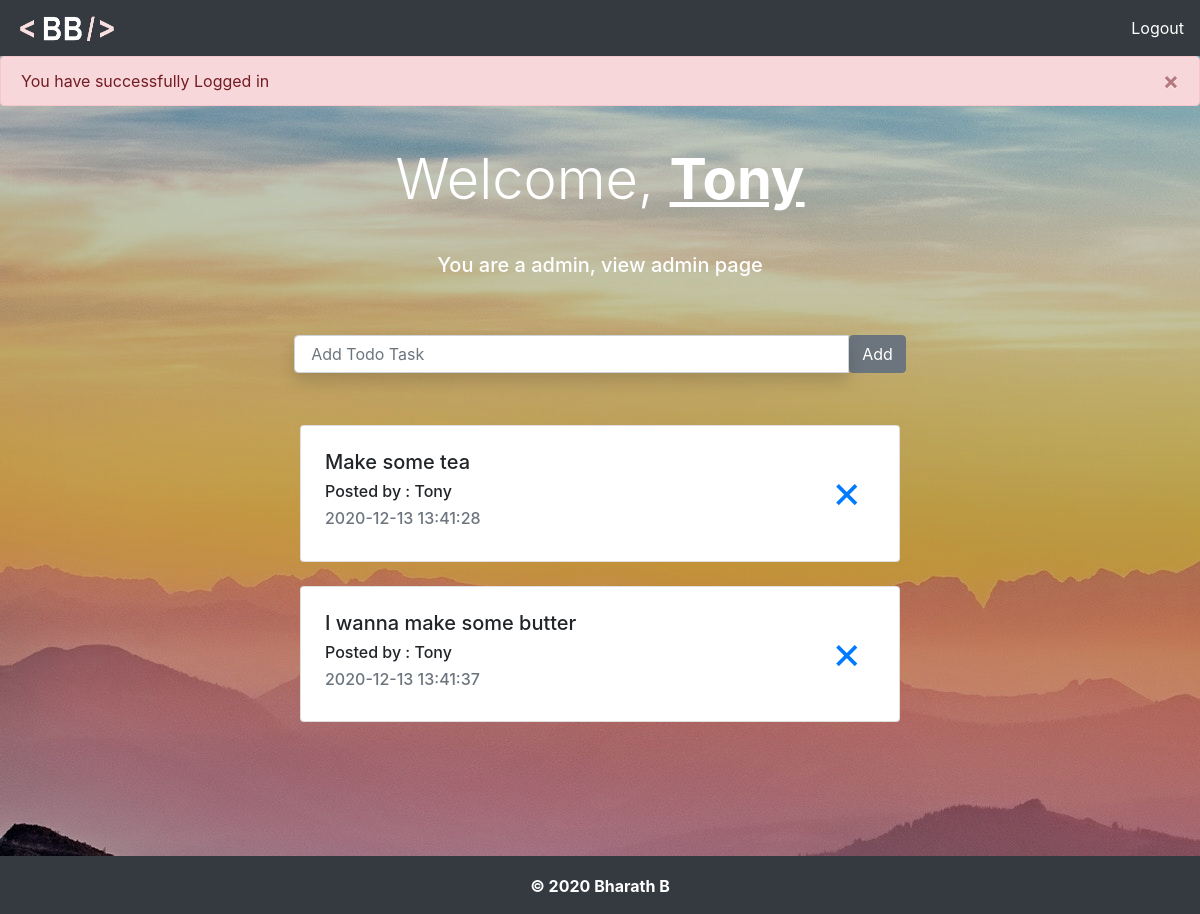
/user_home.php (signed in), run on the app's committed database.
### tables this page shows
CREATE TABLE `list` (
  `id` int(11) NOT NULL,
  `user_id` int(11) NOT NULL,
  `user_name` varchar(20) NOT NULL,
  `todo` varchar(50) NOT NULL,
  `created_at` timestamp NOT NULL DEFAULT current_timestamp()
);

### user_home.php (the view, shortened to what this page needs)
<?php
include "db.php";
?>
<!DOCTYPE html>
<html lang="en">
<head>
</head>
    <body>
        <?php include "navbar.php"; ?>
        <div class="main-content">
            <?php
                if(isset($_SESSION['success']))
                {
            ?>
                 <div class="alert alert-danger alert-dismissible fade show" role="alert">
                    <?php echo $_SESSION['success'] ?>
                    <button type="button" class="close" data-dismiss="alert" aria-label="Close">
                        <span aria-hidden="true">&times;</span>
                    </button>
                </div>
            <?php
                }
            ?>
            <div class="container pt-4">
                <p class="display-4 text-center text-white">Welcome, <u class="font-weight-bold"><?php echo $_SESSION['username'] ?></u></p><br>
                <?php
                    if($_SESSION['admin']==1){
                ?>
                <h5 class="text-center text-white">You are a admin, <a href="admin_home.php" class="text-white">view admin page</a></h5>
                <?php
                    }
                ?>
            </div>
            <div class="container">
                <form action="add_list.php" method="post">
                        <div class="input-group" id="add-list">
                            <input type="text" name="todo" class="form-control col-lg-6 shadow p-3 mb-5" placeholder="Add Todo Task" required>
                            <span class="input-group-btn">
                                <button class="btn btn-secondary" name="add_todo" type="submit">Add</button>
                            </span>
                        </div>
                    </form>
            </div>
            <?php
                if (isset($_GET['pageno'])) {
                    $pageno = $_GET['pageno'];
                } else {
                    $pageno = 1;
                }
                $id = $_SESSION['id'];
                $no_of_records_per_page = 4;
                $offset = ($pageno-1) * $no_of_records_per_page;
                $sql = "SELECT id, user_name, todo, created_at FROM list WHERE user_id=$id LIMIT $offset, $no_of_records_per_page";
                $res=$db->query($sql);
                if($res->num_rows>0){
                    while($row=$res->fetch_assoc()){
                        echo "<div class='card text center container col-6 mt-1 mb-4 p-4' id='login'>";
                        echo "<div class='card-bod'y id='login_content'>";
                        echo "<form action='remove_todo.php' method='post'>";
                        echo "<button class='btn btn-link float-right' type='submit' name='remove' style='font-size:46px;' aria-hidden='true'>&times;</button>";
                        echo "</form>";
                        echo "<h5>{$row["todo"]}</h5>";
                        echo "<h6>Posted by : {$row["user_name"]}</h6>";
                        echo "<h6 class='text-muted'>{$row["created_at"]}</h6>";
                        echo "</div>";
                        echo "</div>";
                    }
                }
                else{
                    echo "<div class='container text-center text-white'><h4>There no tasks to do, List is empty.</h4></div>";
                }
            ?>
        </div>
        <?php include('footer.php') ?>
    </body>
</html>

### user_home.php (style rules this page uses)
body { background-image: linear-gradient(rgba(0, 0, 0, 0.2), rgba(0, 0, 0, 0.2)),url('src/images/bg-4.jpg'); }
#add-list { padding-top: 50px; justify-content: center; }
.main-content { min-height: 100vh; }

### data on the page
list: todo "Make some tea", user_name "Tony", created_at "2020-12-13 13:41:28"
list: todo "I wanna make some butter", user_name "Tony", created_at "2020-12-13 13:41:37"

### other printed values
$_SESSION['success'] "You have successfully Logged in"
$_SESSION['username'] "Tony"
